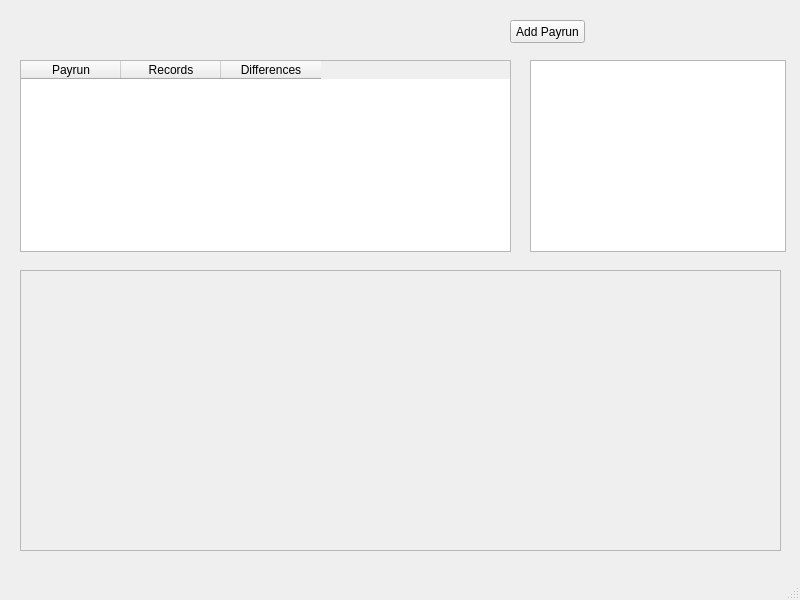
<?xml version="1.0" encoding="UTF-8"?>
<ui version="4.0">
 <class>MainWindow</class>
 <widget class="QMainWindow" name="MainWindow">
  <property name="geometry">
   <rect>
    <x>0</x>
    <y>0</y>
    <width>800</width>
    <height>600</height>
   </rect>
  </property>
  <property name="windowTitle">
   <string>allocat: payruns</string>
  </property>
  <widget class="QWidget" name="centralwidget">
   <widget class="QTableWidget" name="tablePayruns">
    <property name="geometry">
     <rect>
      <x>20</x>
      <y>60</y>
      <width>491</width>
      <height>192</height>
     </rect>
    </property>
    <property name="columnCount">
     <number>3</number>
    </property>
    <column>
     <property name="text">
      <string>Payrun</string>
     </property>
    </column>
    <column>
     <property name="text">
      <string>Records</string>
     </property>
    </column>
    <column>
     <property name="text">
      <string>Differences</string>
     </property>
    </column>
   </widget>
   <widget class="QPushButton" name="pushButton">
    <property name="geometry">
     <rect>
      <x>510</x>
      <y>20</y>
      <width>75</width>
      <height>23</height>
     </rect>
    </property>
    <property name="text">
     <string>Add Payrun</string>
    </property>
   </widget>
   <widget class="QScrollArea" name="scrollDetail">
    <property name="geometry">
     <rect>
      <x>20</x>
      <y>270</y>
      <width>761</width>
      <height>281</height>
     </rect>
    </property>
    <property name="widgetResizable">
     <bool>true</bool>
    </property>
    <widget class="QWidget" name="scrollAreaWidgetContents">
     <property name="geometry">
      <rect>
       <x>0</x>
       <y>0</y>
       <width>759</width>
       <height>279</height>
      </rect>
     </property>
    </widget>
   </widget>
   <widget class="QListWidget" name="listEmployee">
    <property name="geometry">
     <rect>
      <x>530</x>
      <y>60</y>
      <width>256</width>
      <height>192</height>
     </rect>
    </property>
   </widget>
  </widget>
  <widget class="QMenuBar" name="menubar">
   <property name="geometry">
    <rect>
     <x>0</x>
     <y>0</y>
     <width>800</width>
     <height>21</height>
    </rect>
   </property>
  </widget>
  <widget class="QStatusBar" name="statusbar"/>
 </widget>
 <resources/>
 <connections/>
</ui>
